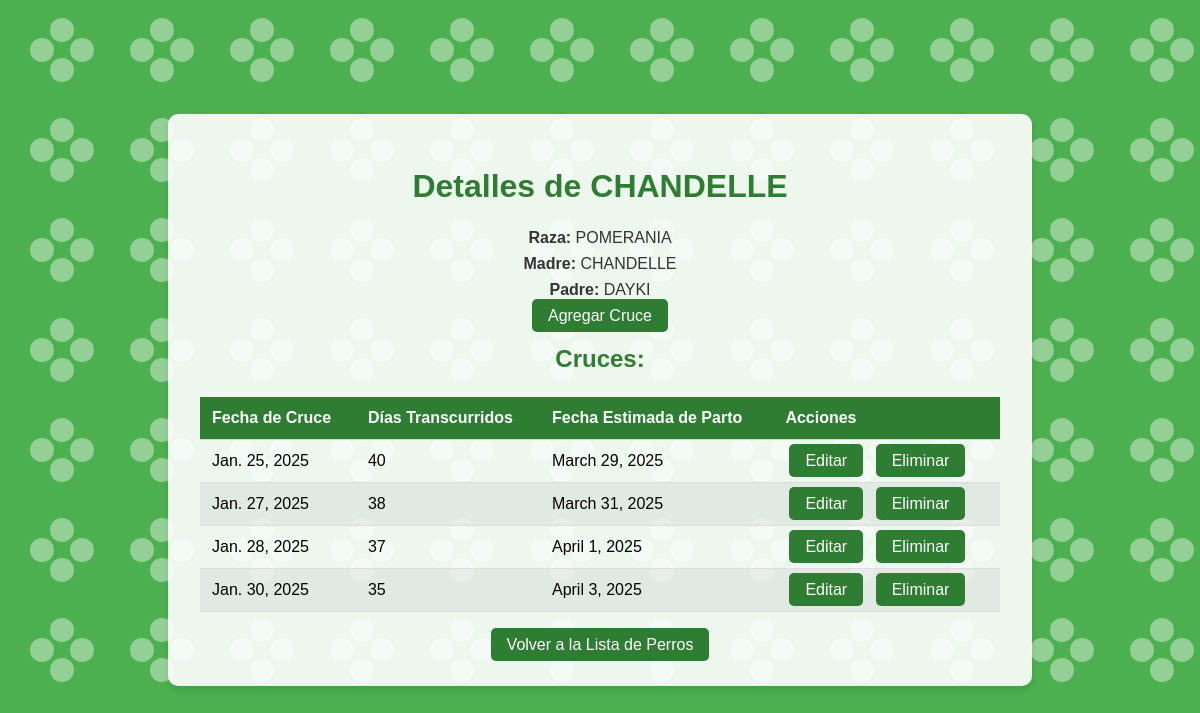
The app's page /detalle_perro/15/ with its own data.
### perros/models.py (models this page shows, shortened)
class Perro(models.Model):
    nombre = models.CharField(max_length=100)
    raza = models.CharField(max_length=100)
    madre = models.CharField(max_length=100)
    padre = models.CharField(max_length=100)

class Cruce(models.Model):
    perro = models.ForeignKey(Perro, on_delete=models.CASCADE, related_name="cruces")
    fecha_insem = models.DateField()
    fecha_actual = models.DateField(auto_now=True)
    dias_transcurridos = models.PositiveIntegerField(blank=True, null=True)
    fecha_parto_estimada = models.DateField(blank=True, null=True)
    def save(self, *args, **kwargs):
        self.dias_transcurridos = (date.today() - self.fecha_insem).days
        self.fecha_parto_estimada = self.fecha_insem + timedelta(days=63)
        super().save(*args, **kwargs)

### perros/views.py (the view)
# urls.py: path("detalle_perro/<int:perro_id>/", views.detalle_perro, name="detalle_perro"),
def detalle_perro(request, perro_id):
    perro = get_object_or_404(Perro, id=perro_id)
    cruces = perro.cruces.all()
    for cruce in cruces:
        cruce.dias_transcurridos = (date.today() - cruce.fecha_insem).days
        cruce.fecha_parto_estimada = cruce.fecha_insem + timedelta(days=63)
        cruce.save()
    return render(request, "perros/detalle_perro.html", {"perro": perro, "cruces": cruces})

### perros/templates/perros/detalle_perro.html (shortened to what this page needs)
<!DOCTYPE html>
<html lang="es">
<head>
</head>
<body>
    <div class="container">
        <h1>Detalles de {{ perro.nombre }}</h1>
        <p><strong>Raza:</strong> {{ perro.raza }}</p>
        <p><strong>Madre:</strong> {{ perro.madre }}</p>
        <p><strong>Padre:</strong> {{ perro.padre }}</p>
        <a href="{% url 'agregar_cruce' perro.id %}">Agregar Cruce</a>
        <h2>Cruces:</h2>
        <table>
            <thead>
                <tr>
                    <th>Fecha de Cruce</th>
                    <th>Días Transcurridos</th>
                    <th>Fecha Estimada de Parto</th>
                    <th>Acciones</th>
                </tr>
            </thead>
            <tbody>
                {% for cruce in cruces %}
                <tr>
                    <td>{{ cruce.fecha_insem }}</td>
                    <td>
                        {% if cruce.dias_transcurridos is not None %}
                            {{ cruce.dias_transcurridos }}
                        {% else %}
                            No disponible
                        {% endif %}
                    </td>
                    <td>
                        {% if cruce.fecha_parto_estimada %}
                            {{ cruce.fecha_parto_estimada }}
                        {% else %}
                            No disponible
                        {% endif %}
                    </td>
                    <td>
                        <a href="{% url 'editar_cruce' cruce.id %}">Editar</a>
                        <a href="{% url 'eliminar_cruce' cruce.id %}">Eliminar</a>
                    </td>
                </tr>
                {% endfor %}
            </tbody>
        </table>
        <a href="{% url 'lista_perros' %}" class="back-link">Volver a la Lista de Perros</a>
    </div>
</body>
</html>

### perros/templates/perros/detalle_perro.html (style rules this page uses)
body { font-family: Arial, sans-serif; background-color: #4CAF50; margin: 0; padding: 0; display: flex; justify-content: center; align-items: center; min-height: 100vh; }
.container { background-color: rgba(255, 255, 255, 0.9); padding: 2rem; border-radius: 10px; box-shadow: 0 4px 6px rgba(0, 0, 0, 0.1); text-align: center; max-width: 800px; width: 100%; }
h1, h2 { color: #2E7D32; margin-bottom: 1.5rem; }
p { font-size: 1rem; margin: 0.5rem 0; color: #333; }
table { width: 100%; border-collapse: collapse; margin-bottom: 1.5rem; }
th, td { padding: 0.75rem; text-align: left; border-bottom: 1px solid #ddd; }
th { background-color: #2E7D32; color: white; font-weight: bold; }
tr:nth-child(even) { background-color: rgba(0, 0, 0, 0.05); }
a { background-color: #2E7D32; color: white; padding: 0.5rem 1rem; text-decoration: none; border-radius: 5px; transition: all 0.3s ease; margin: 0.25rem; }

### records on screen
Perro: nombre "CHANDELLE", raza "POMERANIA", madre "CHANDELLE", padre "DAYKI"
Cruce: fecha_insem "Jan. 25, 2025", dias_transcurridos "40", fecha_parto_estimada "March 29, 2025"
Cruce: fecha_insem "Jan. 27, 2025", dias_transcurridos "38", fecha_parto_estimada "March 31, 2025"
Cruce: fecha_insem "Jan. 28, 2025", dias_transcurridos "37", fecha_parto_estimada "April 1, 2025"
Cruce: fecha_insem "Jan. 30, 2025", dias_transcurridos "35", fecha_parto_estimada "April 3, 2025"
